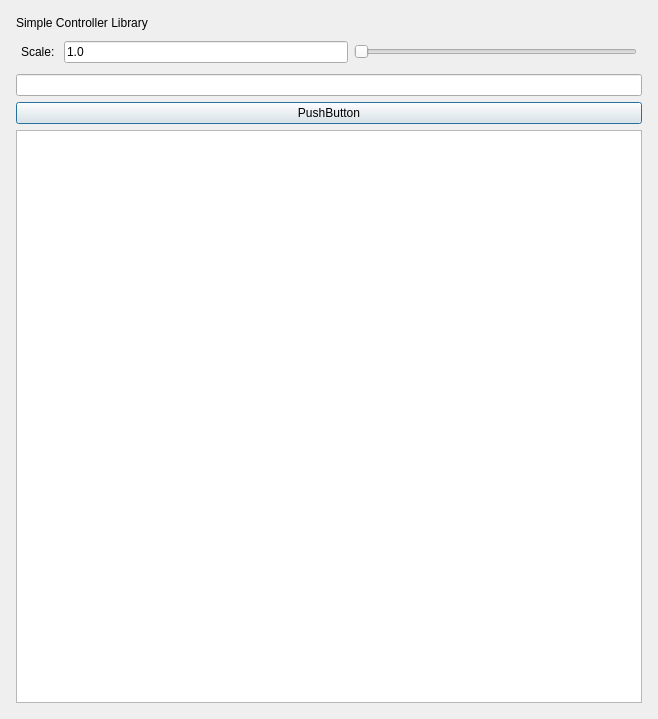
<?xml version="1.0" encoding="UTF-8"?>
<ui version="4.0">
 <class>Dialog</class>
 <widget class="QDialog" name="Dialog">
  <property name="geometry">
   <rect>
    <x>0</x>
    <y>0</y>
    <width>658</width>
    <height>719</height>
   </rect>
  </property>
  <property name="windowTitle">
   <string>Dialog</string>
  </property>
  <layout class="QGridLayout" name="gridLayout">
   <item row="1" column="0">
    <layout class="QVBoxLayout" name="verticalLayout">
     <property name="margin">
      <number>5</number>
     </property>
     <item>
      <widget class="QLabel" name="conLabel">
       <property name="text">
        <string>Simple Controller Library</string>
       </property>
      </widget>
     </item>
     <item>
      <layout class="QHBoxLayout" name="horizontalLayout">
       <property name="margin">
        <number>5</number>
       </property>
       <item>
        <widget class="QLabel" name="scaleLabel">
         <property name="text">
          <string>Scale: </string>
         </property>
        </widget>
       </item>
       <item>
        <widget class="QLineEdit" name="scaleValLineEdit">
         <property name="text">
          <string>1.0</string>
         </property>
        </widget>
       </item>
       <item>
        <widget class="QSlider" name="scaleSlider">
         <property name="orientation">
          <enum>Qt::Horizontal</enum>
         </property>
        </widget>
       </item>
      </layout>
     </item>
     <item>
      <widget class="QLineEdit" name="conNameLineEdit"/>
     </item>
     <item>
      <widget class="QPushButton" name="saveConbutton">
       <property name="text">
        <string>PushButton</string>
       </property>
      </widget>
     </item>
     <item>
      <widget class="QListWidget" name="conListWidget"/>
     </item>
    </layout>
   </item>
  </layout>
 </widget>
 <resources/>
 <connections/>
</ui>
